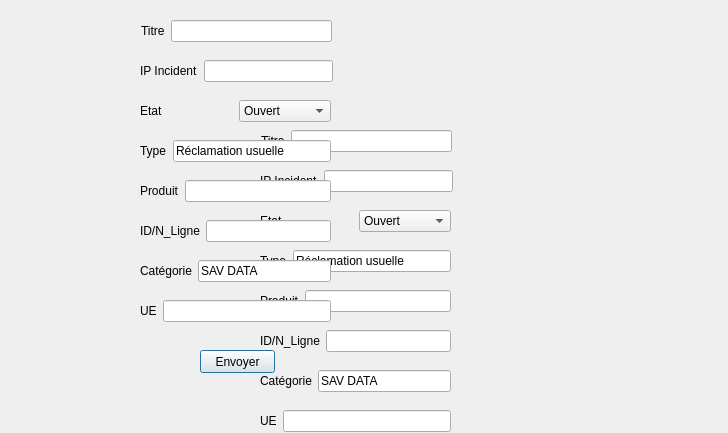
<?xml version="1.0" encoding="UTF-8"?>
<ui version="4.0">
 <class>Dialog1</class>
 <widget class="QDialog" name="Dialog1">
  <property name="enabled">
   <bool>true</bool>
  </property>
  <property name="geometry">
   <rect>
    <x>0</x>
    <y>0</y>
    <width>728</width>
    <height>433</height>
   </rect>
  </property>
  <property name="windowTitle">
   <string>Dialog</string>
  </property>
  <widget class="QPushButton" name="pushButton">
   <property name="geometry">
    <rect>
     <x>200</x>
     <y>350</y>
     <width>75</width>
     <height>23</height>
    </rect>
   </property>
   <property name="text">
    <string>Envoyer</string>
   </property>
  </widget>
  <widget class="QWidget" name="layoutWidget">
   <property name="geometry">
    <rect>
     <x>260</x>
     <y>290</y>
     <width>191</width>
     <height>22</height>
    </rect>
   </property>
   <layout class="QHBoxLayout" name="horizontalLayout_9">
    <item>
     <widget class="QLabel" name="label_7">
      <property name="enabled">
       <bool>true</bool>
      </property>
      <property name="text">
       <string>Produit</string>
      </property>
     </widget>
    </item>
    <item>
     <widget class="QLineEdit" name="lineEdit_8"/>
    </item>
   </layout>
  </widget>
  <widget class="QWidget" name="layoutWidget_2">
   <property name="geometry">
    <rect>
     <x>260</x>
     <y>330</y>
     <width>191</width>
     <height>22</height>
    </rect>
   </property>
   <layout class="QHBoxLayout" name="horizontalLayout_10">
    <item>
     <widget class="QLabel" name="label_10">
      <property name="text">
       <string>ID/N_Ligne</string>
      </property>
     </widget>
    </item>
    <item>
     <widget class="QLineEdit" name="lineEdit_9"/>
    </item>
   </layout>
  </widget>
  <widget class="QPushButton" name="pushButton_2">
   <property name="geometry">
    <rect>
     <x>320</x>
     <y>460</y>
     <width>75</width>
     <height>23</height>
    </rect>
   </property>
   <property name="text">
    <string>Envoyer</string>
   </property>
  </widget>
  <widget class="QWidget" name="layoutWidget_3">
   <property name="geometry">
    <rect>
     <x>260</x>
     <y>370</y>
     <width>191</width>
     <height>22</height>
    </rect>
   </property>
   <layout class="QHBoxLayout" name="horizontalLayout_11">
    <item>
     <widget class="QLabel" name="label_11">
      <property name="text">
       <string>Catégorie</string>
      </property>
     </widget>
    </item>
    <item>
     <widget class="QLineEdit" name="lineEdit_10">
      <property name="text">
       <string>SAV DATA</string>
      </property>
     </widget>
    </item>
   </layout>
  </widget>
  <widget class="QWidget" name="layoutWidget_4">
   <property name="geometry">
    <rect>
     <x>260</x>
     <y>170</y>
     <width>193</width>
     <height>22</height>
    </rect>
   </property>
   <layout class="QHBoxLayout" name="horizontalLayout_12">
    <item>
     <widget class="QLabel" name="label_12">
      <property name="text">
       <string>IP Incident</string>
      </property>
     </widget>
    </item>
    <item>
     <widget class="QLineEdit" name="lineEdit_11"/>
    </item>
   </layout>
  </widget>
  <widget class="QWidget" name="layoutWidget_5">
   <property name="geometry">
    <rect>
     <x>260</x>
     <y>250</y>
     <width>191</width>
     <height>22</height>
    </rect>
   </property>
   <layout class="QHBoxLayout" name="horizontalLayout_13">
    <item>
     <widget class="QLabel" name="label_13">
      <property name="text">
       <string>Type</string>
      </property>
     </widget>
    </item>
    <item>
     <widget class="QLineEdit" name="lineEdit_12">
      <property name="text">
       <string>Réclamation usuelle</string>
      </property>
     </widget>
    </item>
   </layout>
  </widget>
  <widget class="QWidget" name="layoutWidget_6">
   <property name="geometry">
    <rect>
     <x>260</x>
     <y>210</y>
     <width>191</width>
     <height>22</height>
    </rect>
   </property>
   <layout class="QHBoxLayout" name="horizontalLayout_14">
    <item>
     <widget class="QLabel" name="label_14">
      <property name="text">
       <string>Etat</string>
      </property>
     </widget>
    </item>
    <item>
     <widget class="QComboBox" name="comboBox_2">
      <item>
       <property name="text">
        <string>Ouvert</string>
       </property>
      </item>
      <item>
       <property name="text">
        <string>Résolu</string>
       </property>
      </item>
      <item>
       <property name="text">
        <string>En attente</string>
       </property>
      </item>
     </widget>
    </item>
   </layout>
  </widget>
  <widget class="QWidget" name="layoutWidget_7">
   <property name="geometry">
    <rect>
     <x>260</x>
     <y>410</y>
     <width>191</width>
     <height>22</height>
    </rect>
   </property>
   <layout class="QHBoxLayout" name="horizontalLayout_15">
    <item>
     <widget class="QLabel" name="label_15">
      <property name="text">
       <string>UE</string>
      </property>
     </widget>
    </item>
    <item>
     <widget class="QLineEdit" name="lineEdit_13"/>
    </item>
   </layout>
  </widget>
  <widget class="QWidget" name="layoutWidget_8">
   <property name="geometry">
    <rect>
     <x>261</x>
     <y>130</y>
     <width>191</width>
     <height>22</height>
    </rect>
   </property>
   <layout class="QHBoxLayout" name="horizontalLayout_16">
    <item>
     <widget class="QLabel" name="label_16">
      <property name="text">
       <string>Titre</string>
      </property>
     </widget>
    </item>
    <item>
     <widget class="QLineEdit" name="lineEdit_14"/>
    </item>
   </layout>
  </widget>
  <widget class="QWidget" name="">
   <property name="geometry">
    <rect>
     <x>140</x>
     <y>60</y>
     <width>193</width>
     <height>22</height>
    </rect>
   </property>
   <layout class="QHBoxLayout" name="horizontalLayout_2">
    <item>
     <widget class="QLabel" name="label_2">
      <property name="text">
       <string>IP Incident</string>
      </property>
     </widget>
    </item>
    <item>
     <widget class="QLineEdit" name="lineEdit_2"/>
    </item>
   </layout>
  </widget>
  <widget class="QWidget" name="">
   <property name="geometry">
    <rect>
     <x>141</x>
     <y>20</y>
     <width>191</width>
     <height>22</height>
    </rect>
   </property>
   <layout class="QHBoxLayout" name="horizontalLayout">
    <item>
     <widget class="QLabel" name="label">
      <property name="text">
       <string>Titre</string>
      </property>
     </widget>
    </item>
    <item>
     <widget class="QLineEdit" name="lineEdit"/>
    </item>
   </layout>
  </widget>
  <widget class="QWidget" name="">
   <property name="geometry">
    <rect>
     <x>140</x>
     <y>140</y>
     <width>191</width>
     <height>22</height>
    </rect>
   </property>
   <layout class="QHBoxLayout" name="horizontalLayout_3">
    <item>
     <widget class="QLabel" name="label_4">
      <property name="text">
       <string>Type</string>
      </property>
     </widget>
    </item>
    <item>
     <widget class="QLineEdit" name="lineEdit_3">
      <property name="text">
       <string>Réclamation usuelle</string>
      </property>
     </widget>
    </item>
   </layout>
  </widget>
  <widget class="QWidget" name="">
   <property name="geometry">
    <rect>
     <x>140</x>
     <y>180</y>
     <width>191</width>
     <height>22</height>
    </rect>
   </property>
   <layout class="QHBoxLayout" name="horizontalLayout_4">
    <item>
     <widget class="QLabel" name="label_5">
      <property name="enabled">
       <bool>true</bool>
      </property>
      <property name="text">
       <string>Produit</string>
      </property>
     </widget>
    </item>
    <item>
     <widget class="QLineEdit" name="lineEdit_4"/>
    </item>
   </layout>
  </widget>
  <widget class="QWidget" name="">
   <property name="geometry">
    <rect>
     <x>140</x>
     <y>220</y>
     <width>191</width>
     <height>22</height>
    </rect>
   </property>
   <layout class="QHBoxLayout" name="horizontalLayout_5">
    <item>
     <widget class="QLabel" name="label_6">
      <property name="text">
       <string>ID/N_Ligne</string>
      </property>
     </widget>
    </item>
    <item>
     <widget class="QLineEdit" name="lineEdit_5"/>
    </item>
   </layout>
  </widget>
  <widget class="QWidget" name="">
   <property name="geometry">
    <rect>
     <x>140</x>
     <y>260</y>
     <width>191</width>
     <height>22</height>
    </rect>
   </property>
   <layout class="QHBoxLayout" name="horizontalLayout_6">
    <item>
     <widget class="QLabel" name="label_8">
      <property name="text">
       <string>Catégorie</string>
      </property>
     </widget>
    </item>
    <item>
     <widget class="QLineEdit" name="lineEdit_6">
      <property name="text">
       <string>SAV DATA</string>
      </property>
     </widget>
    </item>
   </layout>
  </widget>
  <widget class="QWidget" name="">
   <property name="geometry">
    <rect>
     <x>140</x>
     <y>300</y>
     <width>191</width>
     <height>22</height>
    </rect>
   </property>
   <layout class="QHBoxLayout" name="horizontalLayout_7">
    <item>
     <widget class="QLabel" name="label_9">
      <property name="text">
       <string>UE</string>
      </property>
     </widget>
    </item>
    <item>
     <widget class="QLineEdit" name="lineEdit_7"/>
    </item>
   </layout>
  </widget>
  <widget class="QWidget" name="">
   <property name="geometry">
    <rect>
     <x>140</x>
     <y>100</y>
     <width>191</width>
     <height>22</height>
    </rect>
   </property>
   <layout class="QHBoxLayout" name="horizontalLayout_8">
    <item>
     <widget class="QLabel" name="label_3">
      <property name="text">
       <string>Etat</string>
      </property>
     </widget>
    </item>
    <item>
     <widget class="QComboBox" name="comboBox">
      <item>
       <property name="text">
        <string>Ouvert</string>
       </property>
      </item>
      <item>
       <property name="text">
        <string>Résolu</string>
       </property>
      </item>
      <item>
       <property name="text">
        <string>En attente</string>
       </property>
      </item>
     </widget>
    </item>
   </layout>
  </widget>
 </widget>
 <resources/>
 <connections/>
</ui>
